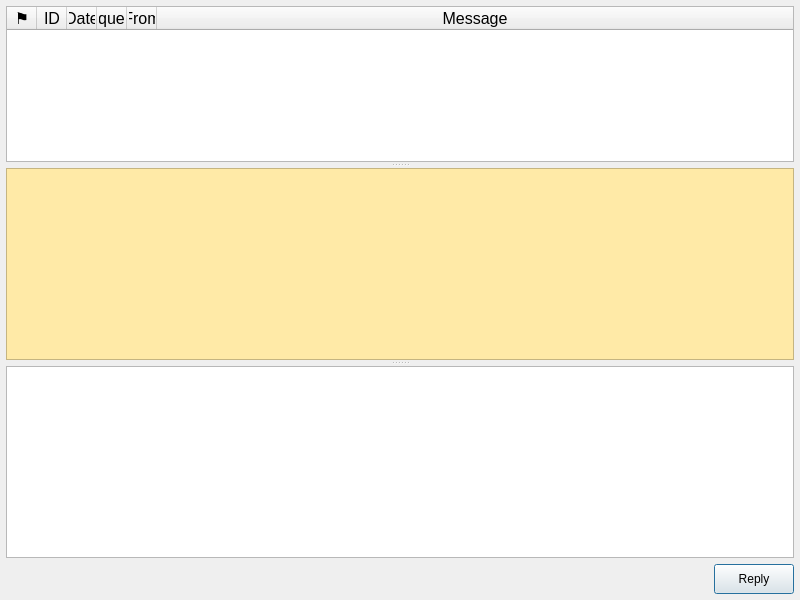
<?xml version="1.0" encoding="UTF-8"?>
<ui version="4.0">
 <class>MessageWindow</class>
 <widget class="QDialog" name="MessageWindow">
  <property name="geometry">
   <rect>
    <x>0</x>
    <y>0</y>
    <width>800</width>
    <height>600</height>
   </rect>
  </property>
  <property name="windowTitle">
   <string>Message History</string>
  </property>
  <layout class="QVBoxLayout" name="verticalLayout_2">
   <property name="leftMargin">
    <number>6</number>
   </property>
   <property name="topMargin">
    <number>6</number>
   </property>
   <property name="rightMargin">
    <number>6</number>
   </property>
   <property name="bottomMargin">
    <number>6</number>
   </property>
   <item>
    <widget class="QSplitter" name="mainSplitter">
     <property name="orientation">
      <enum>Qt::Vertical</enum>
     </property>
     <property name="handleWidth">
      <number>6</number>
     </property>
     <widget class="QTableWidget" name="messageTableWidget">
      <property name="sizePolicy">
       <sizepolicy hsizetype="Expanding" vsizetype="Expanding">
        <horstretch>0</horstretch>
        <verstretch>10</verstretch>
       </sizepolicy>
      </property>
      <property name="font">
       <font>
        <pointsize>12</pointsize>
       </font>
      </property>
      <property name="toolTip">
       <string>&lt;html&gt;&lt;head/&gt;&lt;body&gt;&lt;p&gt;Received band activity is displayed with time since last heard, SNR, and the text received for each frequency offset in the passband.&lt;/p&gt;&lt;/body&gt;&lt;/html&gt;</string>
      </property>
      <property name="sizeAdjustPolicy">
       <enum>QAbstractScrollArea::AdjustToContentsOnFirstShow</enum>
      </property>
      <property name="autoScroll">
       <bool>false</bool>
      </property>
      <property name="editTriggers">
       <set>QAbstractItemView::NoEditTriggers</set>
      </property>
      <property name="showDropIndicator" stdset="0">
       <bool>false</bool>
      </property>
      <property name="dragDropOverwriteMode">
       <bool>false</bool>
      </property>
      <property name="alternatingRowColors">
       <bool>true</bool>
      </property>
      <property name="selectionMode">
       <enum>QAbstractItemView::SingleSelection</enum>
      </property>
      <property name="selectionBehavior">
       <enum>QAbstractItemView::SelectRows</enum>
      </property>
      <property name="textElideMode">
       <enum>Qt::ElideRight</enum>
      </property>
      <property name="gridStyle">
       <enum>Qt::DotLine</enum>
      </property>
      <property name="sortingEnabled">
       <bool>false</bool>
      </property>
      <property name="wordWrap">
       <bool>false</bool>
      </property>
      <attribute name="horizontalHeaderVisible">
       <bool>true</bool>
      </attribute>
      <attribute name="horizontalHeaderCascadingSectionResizes">
       <bool>false</bool>
      </attribute>
      <attribute name="horizontalHeaderDefaultSectionSize">
       <number>30</number>
      </attribute>
      <attribute name="horizontalHeaderHighlightSections">
       <bool>false</bool>
      </attribute>
      <attribute name="horizontalHeaderMinimumSectionSize">
       <number>20</number>
      </attribute>
      <attribute name="horizontalHeaderStretchLastSection">
       <bool>true</bool>
      </attribute>
      <attribute name="verticalHeaderVisible">
       <bool>false</bool>
      </attribute>
      <column>
       <property name="text">
        <string>⚑</string>
       </property>
       <property name="toolTip">
        <string>Read / Unread Status</string>
       </property>
       <property name="textAlignment">
        <set>AlignCenter</set>
       </property>
      </column>
      <column>
       <property name="text">
        <string>ID</string>
       </property>
      </column>
      <column>
       <property name="text">
        <string>Date</string>
       </property>
      </column>
      <column>
       <property name="text">
        <string>Frequency</string>
       </property>
      </column>
      <column>
       <property name="text">
        <string>From</string>
       </property>
      </column>
      <column>
       <property name="text">
        <string>Message</string>
       </property>
      </column>
     </widget>
     <widget class="QTextEdit" name="messageTextEdit">
      <property name="sizePolicy">
       <sizepolicy hsizetype="Expanding" vsizetype="MinimumExpanding">
        <horstretch>0</horstretch>
        <verstretch>1</verstretch>
       </sizepolicy>
      </property>
      <property name="font">
       <font>
        <pointsize>14</pointsize>
       </font>
      </property>
      <property name="visible">
       <bool>false</bool>
      </property>
      <property name="styleSheet">
       <string notr="true">QTextEdit { background-color:#ffeaa7; }</string>
      </property>
     </widget>
     <widget class="QTextEdit" name="replytextEdit">
      <property name="sizePolicy">
       <sizepolicy hsizetype="Expanding" vsizetype="MinimumExpanding">
        <horstretch>0</horstretch>
        <verstretch>1</verstretch>
       </sizepolicy>
      </property>
      <property name="visible">
       <bool>false</bool>
      </property>
     </widget>
    </widget>
   </item>
   <item>
    <widget class="QWidget" name="widget" native="true">
     <layout class="QHBoxLayout" name="horizontalLayout">
      <property name="leftMargin">
       <number>0</number>
      </property>
      <property name="topMargin">
       <number>0</number>
      </property>
      <property name="rightMargin">
       <number>0</number>
      </property>
      <property name="bottomMargin">
       <number>0</number>
      </property>
      <item>
       <spacer name="horizontalSpacer">
        <property name="orientation">
         <enum>Qt::Horizontal</enum>
        </property>
        <property name="sizeHint" stdset="0">
         <size>
          <width>40</width>
          <height>20</height>
         </size>
        </property>
       </spacer>
      </item>
      <item>
       <widget class="QPushButton" name="replyPushButton">
        <property name="minimumSize">
         <size>
          <width>0</width>
          <height>30</height>
         </size>
        </property>
        <property name="text">
         <string>Reply</string>
        </property>
       </widget>
      </item>
     </layout>
    </widget>
   </item>
  </layout>
 </widget>
 <resources/>
 <connections/>
</ui>
